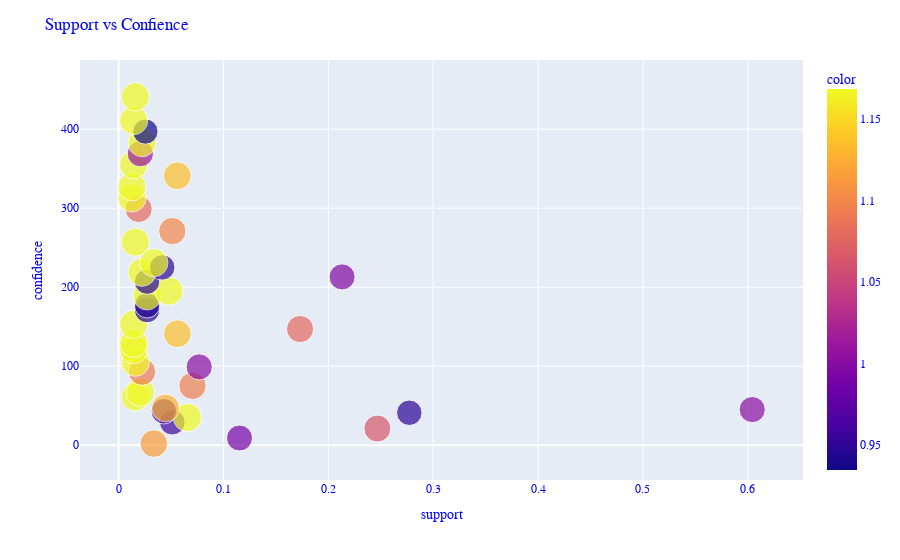

The notebook cell saved with this chart:
### Code cell
# 산점도 그래프 그리기
fig_py = px.scatter(
    rules_py['support'], 
    rules_py['confidence'],
    size=rules_py['lift'],
    color=rules_py['lift']
)

# 그래프 layout설정
fig_py.update_layout(
    xaxis_title='support', 
    yaxis_title='confidence', 
    font_family='Courer New', 
    font_color='blue', 
    title_font_family='Times New Roman', 
    title_font_color='red', 
    title=('Support vs Confience')
)

# 출력
fig_py.show()

### Figure 1 — Plotly figure (JSON) as saved in the notebook; plotly's stock layout.template omitted (floating-point values rounded to 4 significant figures)
{"data": [{"hovertemplate": "x=%{x}<br>index=%{y}<br>size=%{marker.size}<br>color=%{marker.color}<extra></extra>", "legendgroup": "", "marker": {"color": [1.115, 0.9896, 1.065, 0.9586, 1.168, 0.9489, 0.9559, 1.001, 1.128, 1.168, 1.168, 1.094, 1.09, 1.001, 1.168, 1.168, 1.168, 1.136, 1.078, 1.168, 0.9457, 0.9457, 1.168, 1.168, 0.9457, 0.996, 1.168, 0.9492, 1.168, 1.168, 1.1, 1.078, 1.168, 1.168, 1.136, 1.168, 1.012, 1.168, 0.9346, 1.168, 1.168], "coloraxis": "coloraxis", "size": [1.115, 0.9896, 1.065, 0.9586, 1.168, 0.9489, 0.9559, 1.001, 1.128, 1.168, 1.168, 1.094, 1.09, 1.001, 1.168, 1.168, 1.168, 1.136, 1.078, 1.168, 0.9457, 0.9457, 1.168, 1.168, 0.9457, 0.996, 1.168, 0.9492, 1.168, 1.168, 1.1, 1.078, 1.168, 1.168, 1.136, 1.168, 1.012, 1.168, 0.9346, 1.168, 1.168], "sizemode": "area", "sizeref": 0.002921, "symbol": "circle"}, "mode": "markers", "name": "", "orientation": "h", "showlegend": false, "type": "scatter", "x": [0.03365, 0.1154, 0.2468, 0.05128, 0.06571, 0.2772, 0.04327, 0.6042, 0.04487, 0.01603, 0.02083, 0.07051, 0.02244, 0.07692, 0.01603, 0.01442, 0.01442, 0.05609, 0.1731, 0.01442, 0.02724, 0.02724, 0.02724, 0.04808, 0.02724, 0.2131, 0.02244, 0.04167, 0.03365, 0.01603, 0.05128, 0.01923, 0.01282, 0.01282, 0.05609, 0.01442, 0.02083, 0.02244, 0.02564, 0.01442, 0.01603], "xaxis": "x", "y": [2, 9, 21, 29, 35, 41, 43, 45, 47, 61, 67, 75, 93, 99, 105, 121, 129, 141, 147, 153, 171, 177, 189, 195, 207, 213, 219, 225, 231, 257, 271, 299, 313, 327, 341, 355, 369, 383, 397, 411, 441], "yaxis": "y"}], "layout": {"coloraxis": {"colorbar": {"title": {"text": "color"}}, "colorscale": [[0, "#0d0887"], [0.1111, "#46039f"], [0.2222, "#7201a8"], [0.3333, "#9c179e"], [0.4444, "#bd3786"], [0.5556, "#d8576b"], [0.6667, "#ed7953"], [0.7778, "#fb9f3a"], [0.8889, "#fdca26"], [1, "#f0f921"]]}, "font": {"color": "blue", "family": "Courer New"}, "legend": {"itemsizing": "constant", "tracegroupgap": 0}, "margin": {"t": 60}, "title": {"text": "Support vs Confience"}, "xaxis": {"anchor": "y", "domain": [0, 1], "title": {"text": "support"}}, "yaxis": {"anchor": "x", "domain": [0, 1], "title": {"text": "confidence"}}}}
